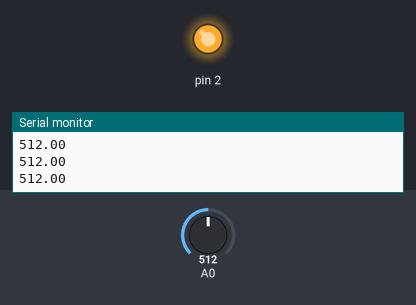
The sketch below on a simulated Arduino Uno, built with avr-gcc and run on an emulated ATmega328P. Parts: output pins drawn as LEDs (lit = HIGH), the last lines printed to the serial monitor. Dashed ring = blinking. Inputs (shaded band) come from the test bench; at power-on: A0 = 512.

Above: at 1.2 s.
1.3 s: A0 set to 90
At 2.6 s:
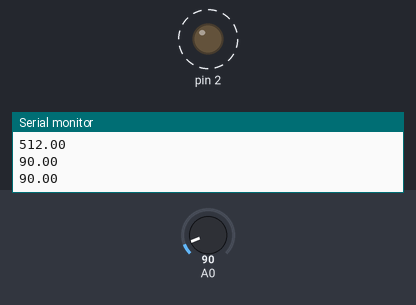
4.4 s: A0 set to 110
At 4.4 s:
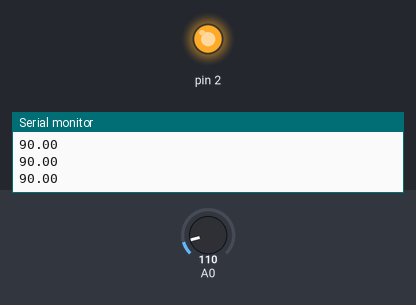
5.9 s: A0 set to 0
At 8.9 s:
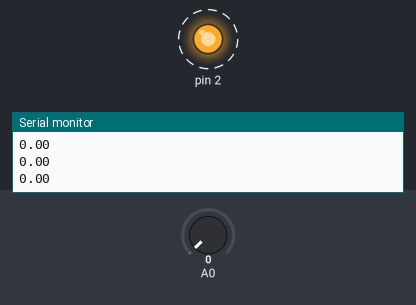
9.0 s: A0 set to 122
At 9.8 s:
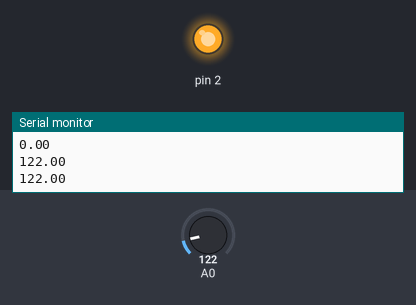
Timing chart, 0 to 11.5 s (numbered marks = the images above; inputs shaded):
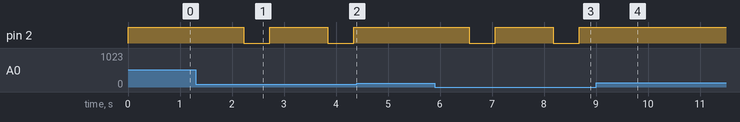

Measured:
- after the input at 1.3 s, pin 2: alternates HIGH for 1.1 s and LOW for 0.50 s, starting after 0.92 s
- after the input at 4.4 s, pin 2: stays HIGH (without the input it goes to LOW after 1.0 s)
- after the input at 5.9 s, pin 2: alternates HIGH for 1.1 s and LOW for 0.50 s, starting after 0.66 s
- after the input at 9.0 s, pin 2: stays HIGH (without the input it goes to LOW after 0.79 s)

The sketch:

IR-Receiver.ino
```cpp
void setup() {
  // put your setup code here, to run once:
 pinMode(A0, INPUT);
 pinMode(2, OUTPUT);
 Serial.begin(9600);
}

void loop() {
  // put your main code here, to run repeatedly:


  digitalWrite(2, LOW);


  float value = analogRead(A0);
  Serial.println(value);

  if(value < 100){
     Serial.println(value);
     delay(500);
  }

  digitalWrite(2, HIGH);
  value = analogRead(A0);
  Serial.println(value);


  delay(1111);
}
```
